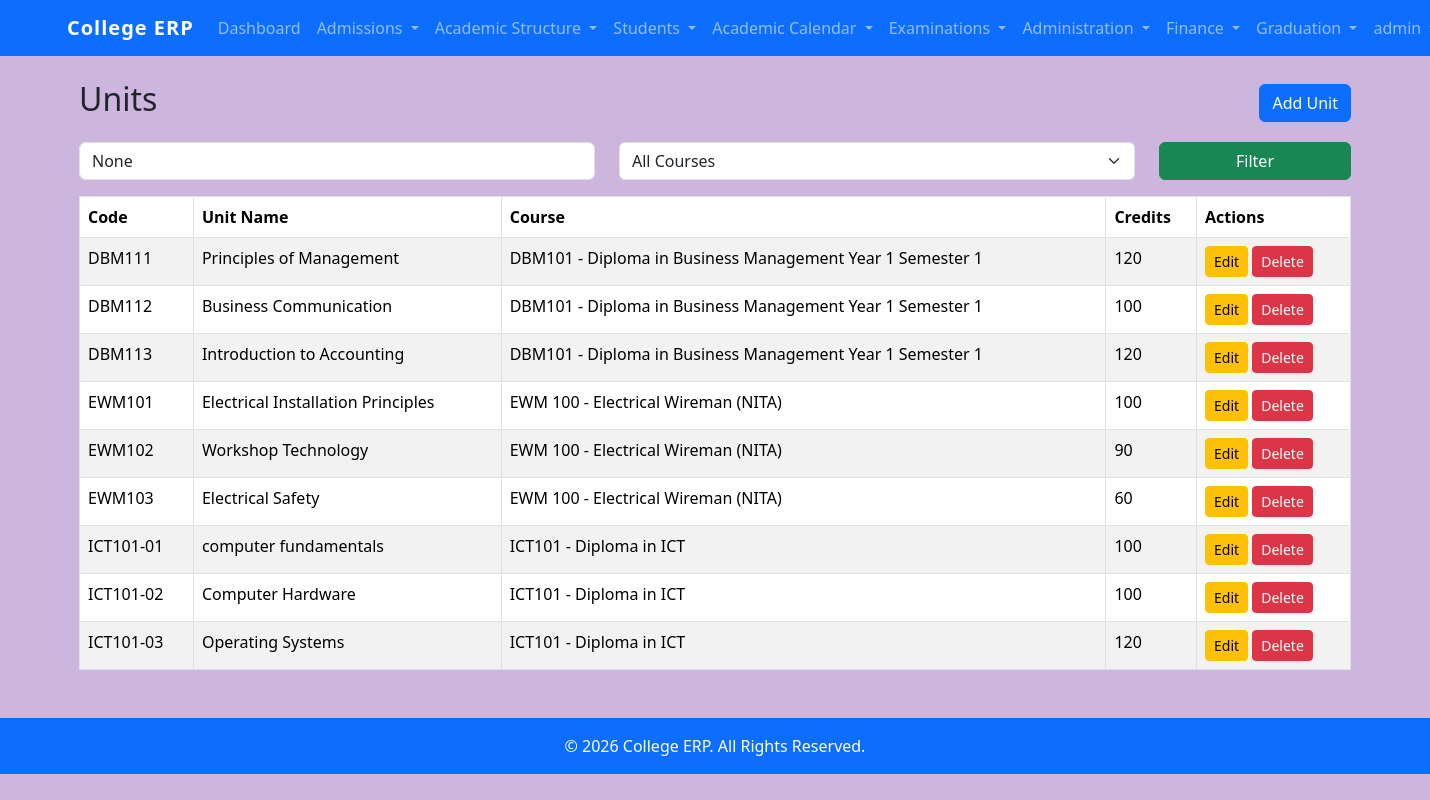
The app's page /units/ (signed in), older data.
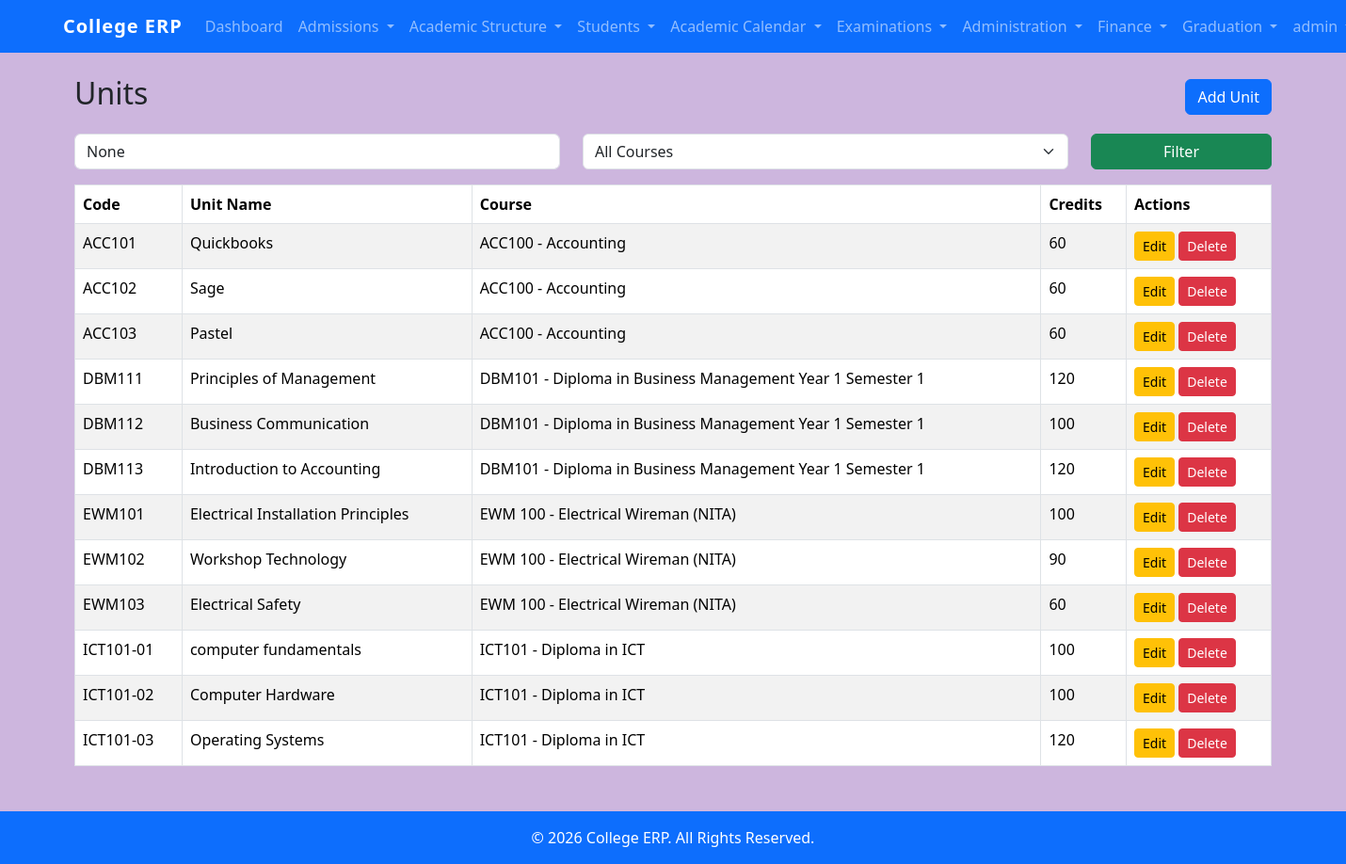
The same page, newer data.
### students/models.py (models this page shows, shortened)
class Unit(models.Model):
    unit_code = models.CharField(
        max_length=20,
        unique=True
    )
    unit_name = models.CharField(
        max_length=200
    )
    course = models.ForeignKey(
        Course,
        on_delete=models.PROTECT,
        related_name="units"
    )
    credit_hours = models.PositiveIntegerField(
        default=0
    )
    class Meta:
        ordering = [
            "unit_code"
        ]

class Course(models.Model):
    course_code = models.CharField(
        max_length=20,
        unique=True
    )
    course_name = models.CharField(
        max_length=200
    )
    programme = models.ForeignKey(
        Programme,
        on_delete=models.PROTECT,
        related_name="courses"
    )
    study_level = models.ForeignKey(
        StudyLevel,
        on_delete=models.PROTECT,
        related_name="courses",
        null=True,
        blank=True
    )
    semester = models.ForeignKey(
        Semester,
        on_delete=models.PROTECT,
        related_name="courses"
    )
    credit_hours = models.PositiveIntegerField(
        default=0
    )
    class Meta:
        ordering = [
            "programme",
            "study_level",
            "semester",
            "course_code"
        ]
    def __str__(self):
        return (
            f"{self.course_code} - "
            f"{self.course_name}"
        )

### students/views.py (the view)
@login_required
@permission_required(
    "students.view_unit",
    raise_exception=True
)
def unit_list(request):
    units = (
        Unit.objects
        .select_related(
            "course",
            "course__programme"
        )
    )
    search = request.GET.get(
        "search"
    )
    course_id = request.GET.get(
        "course"
    )
    if search:
        units = units.filter(
            unit_name__icontains=search
        )
    if course_id:
        units = units.filter(
            course_id=course_id
        )
    context = {
        "units": units,
        "courses":
            Course.objects.all(),
        "search": search,
        "selected_course":
            course_id,
    }
    return render(
        request,
        "students/units/unit_list.html",
        context
    )

### templates/students/units/unit_list.html (shortened to what this page needs)
{% extends "base.html" %}
{% block content %}
<div class="container mt-4">
    <div class="d-flex justify-content-between align-items-center mb-3">
        <h2>Units</h2>
        {% if perms.students.add_unit %}
        <a href="{% url 'unit_create' %}"
           class="btn btn-primary">
            Add Unit
        </a>
        {% endif %}
    </div>
    <form method="get" class="row mb-3">
        <div class="col-md-5">
            <input
                type="text"
                name="search"
                value="{{ search }}"
                class="form-control"
                placeholder="Search unit">
        </div>
        <div class="col-md-5">
            <select
                name="course"
                class="form-select">
                <option value="">
                    All Courses
                </option>
            </select>
        </div>
        <div class="col-md-2">
            <button
                class="btn btn-success w-100">
                Filter
            </button>
        </div>
    </form>
    <table class="table table-bordered table-striped">
        <thead>
            <tr>
                <th>Code</th>
                <th>Unit Name</th>
                <th>Course</th>
                <th>Credits</th>
                <th>Actions</th>
            </tr>
        </thead>
        <tbody>
        {% for unit in units %}
        <tr>
            <td>
                {{ unit.unit_code }}
            </td>
            <td>
                {{ unit.unit_name }}
            </td>
            <td>
                {{ unit.course }}
            </td>
            <td>
                {{ unit.credit_hours }}
            </td>
            <td>
                {% if perms.students.change_unit %}
                <a href="{% url 'unit_update' unit.id %}"
                   class="btn btn-warning btn-sm">
                    Edit
                </a>
                {% endif %}
                {% if perms.students.delete_unit %}
                <a href="{% url 'unit_delete' unit.id %}"
                   class="btn btn-danger btn-sm">
                    Delete
                </a>
                {% endif %}
            </td>
        </tr>
        {% empty %}
        <tr>
            <td colspan="5">
                No units found.
            </td>
        </tr>
        {% endfor %}
        </tbody>
    </table>
</div>
{% endblock %}

### templates/base.html (shortened to what this page needs)
<!DOCTYPE html>
<html lang="en">
<head>
  {% load static %}
    <link
        href="https://cdn.jsdelivr.net/npm/bootstrap@5.3.7/dist/css/bootstrap.min.css"
        rel="stylesheet"
    >
    <link
    rel="stylesheet"
    href="{% static 'css/style.css' %}">
</head>
<body>
    {% include "includes/navbar.html" %}
    <div class="container mt-4">
{% block content %}
{% endblock %}
    </div>
    {% include "includes/footer.html" %}
</html>

### templates/includes/navbar.html (shortened to what this page needs)
<nav class="navbar navbar-expand-lg navbar-dark bg-primary">
    <div class="container">
        <a class="navbar-brand" href="{% url 'home' %}">
            College ERP
        </a>
        <div class="collapse navbar-collapse" id="navbarNav">
            {% if user.is_authenticated %}
            <ul class="navbar-nav me-auto">
                <li class="nav-item">
                    <a class="nav-link"
                       href="{% url 'home' %}">
                        Dashboard
                    </a>
                </li>
                {% if user.student_profile %}
                <li class="nav-item dropdown">
                    <a class="nav-link dropdown-toggle"
                       href="#"
                       role="button"
                       data-bs-toggle="dropdown">
                        My Academics
                    </a>
                    <ul class="dropdown-menu">
                        <li>
                            <a class="dropdown-item"
                               href="{% url 'register_units' %}">
                                Register Units
                            </a>
                        </li>
                        <li>
                            <a class="dropdown-item"
                               href="{% url 'my_registrations' %}">
                                My Registrations
                            </a>
                        </li>
                    </ul>
                </li>
                {% else %}
                {% if perms.students.view_applicant or perms.students.view_intake %}
                <li class="nav-item dropdown">
                    <a class="nav-link dropdown-toggle"
                       href="#"
                       role="button"
                       data-bs-toggle="dropdown">
                        Admissions
                    </a>
                </li>
                {% endif %}
                {% if perms.students.view_department or perms.students.view_programme or perms.students.view_studylevel or perms.students.view_course or perms.students.view_unit %}
                <li class="nav-item dropdown">
                    <a class="nav-link dropdown-toggle"
                       href="#"
                       role="button"
                       data-bs-toggle="dropdown">
                        Academic Structure
                    </a>
                </li>
                {% endif %}
                {% if perms.students.view_student or perms.students.view_semesterenrollment or perms.students.view_registration %}
                <li class="nav-item dropdown">
                    <a class="nav-link dropdown-toggle"
                       href="#"
                       role="button"
                       data-bs-toggle="dropdown">
                        Students
                    </a>
                </li>
                {% endif %}
                {% if perms.students.view_academicyear or perms.students.view_semester %}
                <li class="nav-item dropdown">
                    <a class="nav-link dropdown-toggle"
                       href="#"
                       role="button"
                       data-bs-toggle="dropdown">
                        Academic Calendar
                    </a>
                </li>
                {% endif %}
                {% if perms.students.view_lecturerassignment %}
                <li class="nav-item dropdown">
                    <a class="nav-link dropdown-toggle"
                    href="#"
                    role="button"
                    data-bs-toggle="dropdown">
                        Examinations
                    </a>
                </li>
                {% endif %}
                {% if perms.auth.view_user or perms.auth.view_group %}
                <li class="nav-item dropdown">
                    <a class="nav-link dropdown-toggle"
                       href="#"
                       role="button"
                       data-bs-toggle="dropdown">
                        Administration
                    </a>
                </li>
                {% endif %}
                {% endif %}
{% if perms.finance.view_feecategory %}
<li class="nav-item dropdown">
    <a class="nav-link dropdown-toggle"
       href="#"
       role="button"
       data-bs-toggle="dropdown">
        Finance
    </a>
</li>
{% endif %}
{% if perms.graduation.view_graduation %}
<li class="nav-item dropdown">
    <a class="nav-link dropdown-toggle"
       href="#"
       role="button"
       data-bs-toggle="dropdown">
        Graduation
    </a>
</li>
{% endif %}
            </ul>
            <ul class="navbar-nav ms-auto">
                <li class="nav-item dropdown">
                    <a class="nav-link dropdown-toggle"
                    href="#"
                    role="button"
                    data-bs-toggle="dropdown"
                    aria-expanded="false">
                        {{ user.get_full_name|default:user.username }}
                    </a>
                </li>
            </ul>
            {% endif %}
        </div>
    </div>
</nav>

### templates/includes/footer.html
<footer class=" bg-primary text-white mt-5 py-3">
    <div class="container text-center">
        <p class="mb-0">
            &copy; 2026 College ERP.
            All Rights Reserved.
        </p>
    </div>
</footer>

### static/css/style.css (style rules this page uses)
body { background-color:#cdb6de; }
.navbar-brand { font-weight:bold; letter-spacing:1px; }
.table { margin-bottom:0; }
footer { margin-top:400px; }

Row changes from the older to the newer data that the page shows:
added Unit: unit_code "ACC101", unit_name "Quickbooks", course "ACC100 - Accounting", credit_hours "60"
added Unit: unit_code "ACC102", unit_name "Sage", course "ACC100 - Accounting", credit_hours "60"
added Unit: unit_code "ACC103", unit_name "Pastel", course "ACC100 - Accounting", credit_hours "60"
